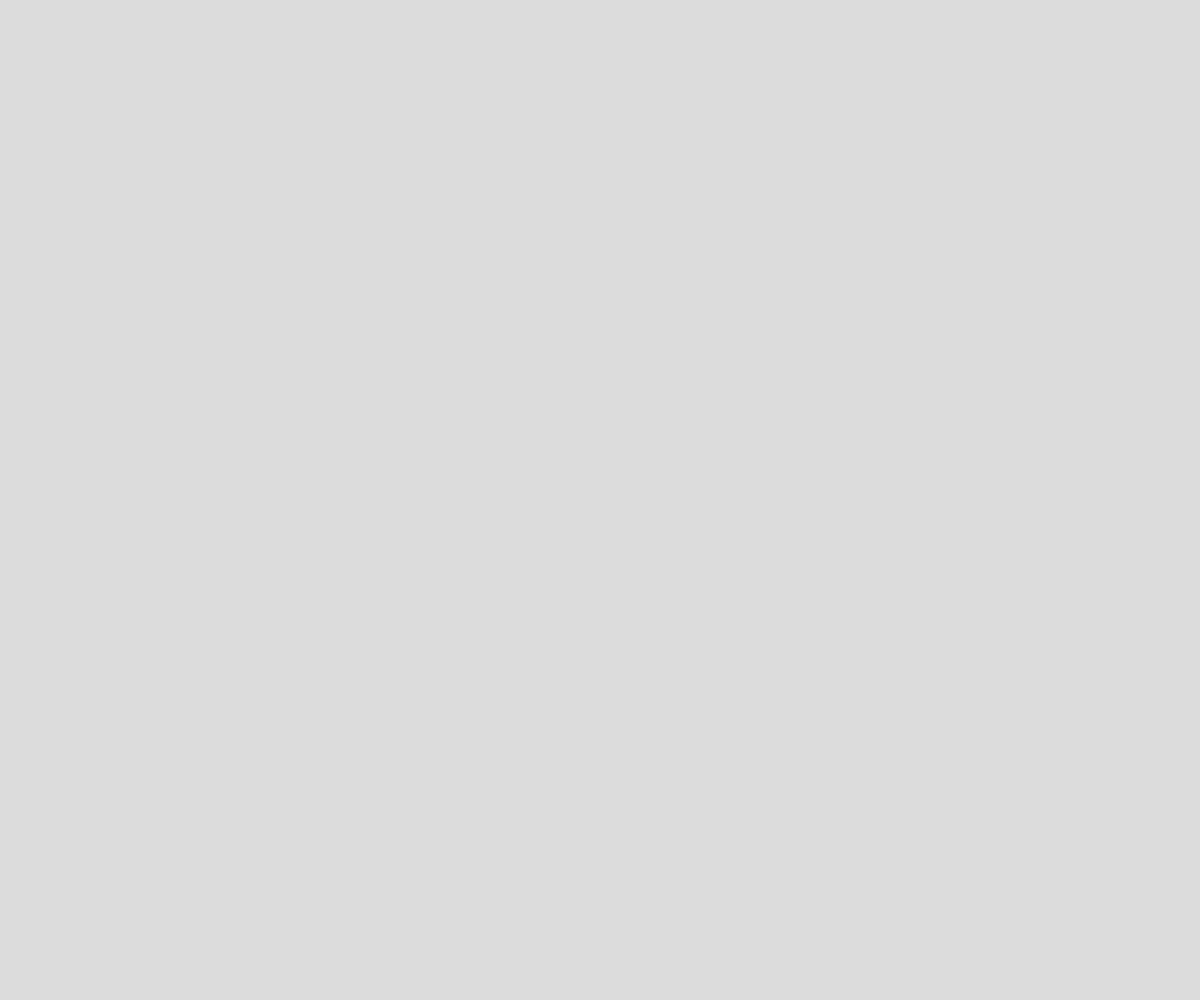
Frame 1 (no input)
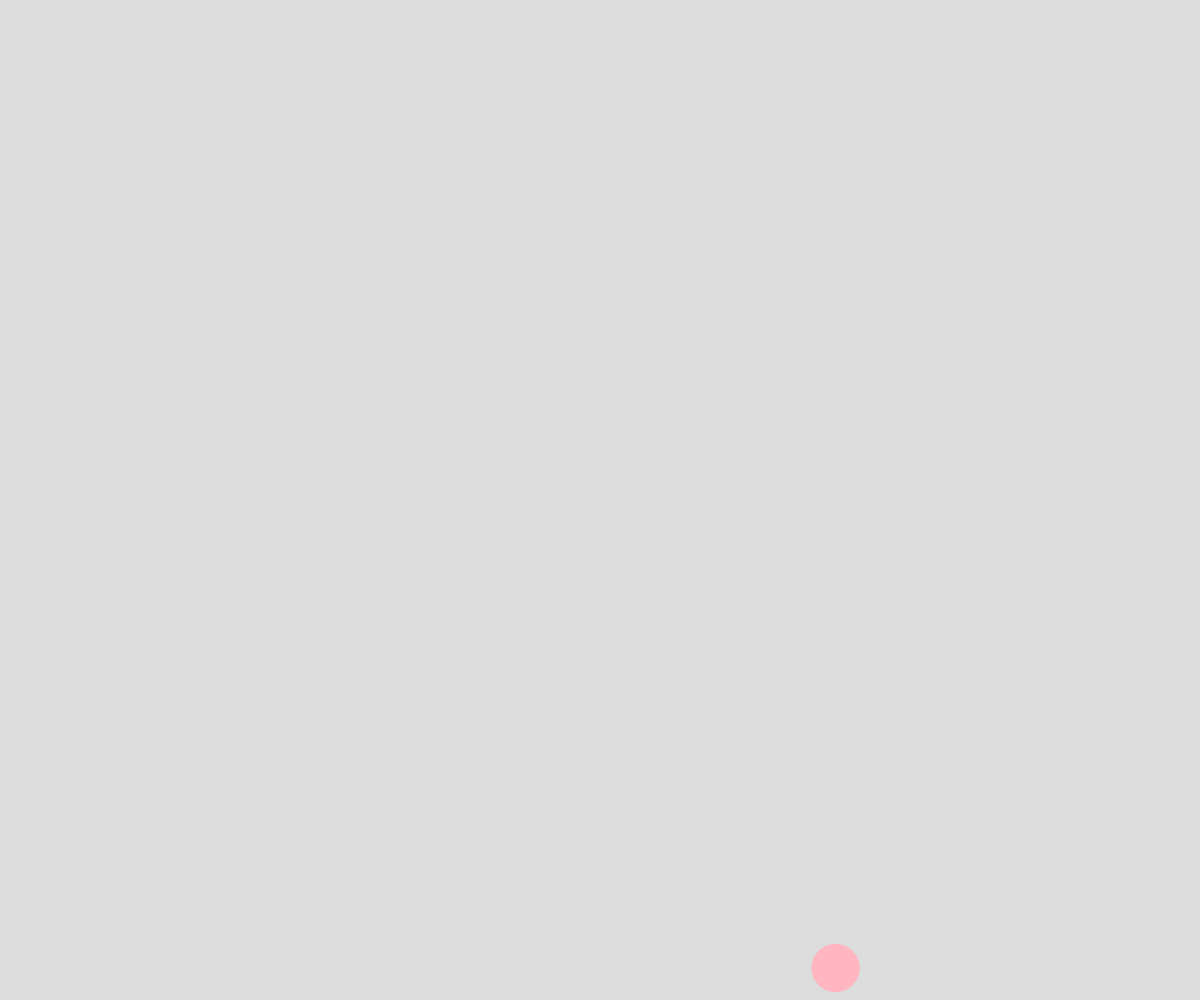
Frame 60 (no input)
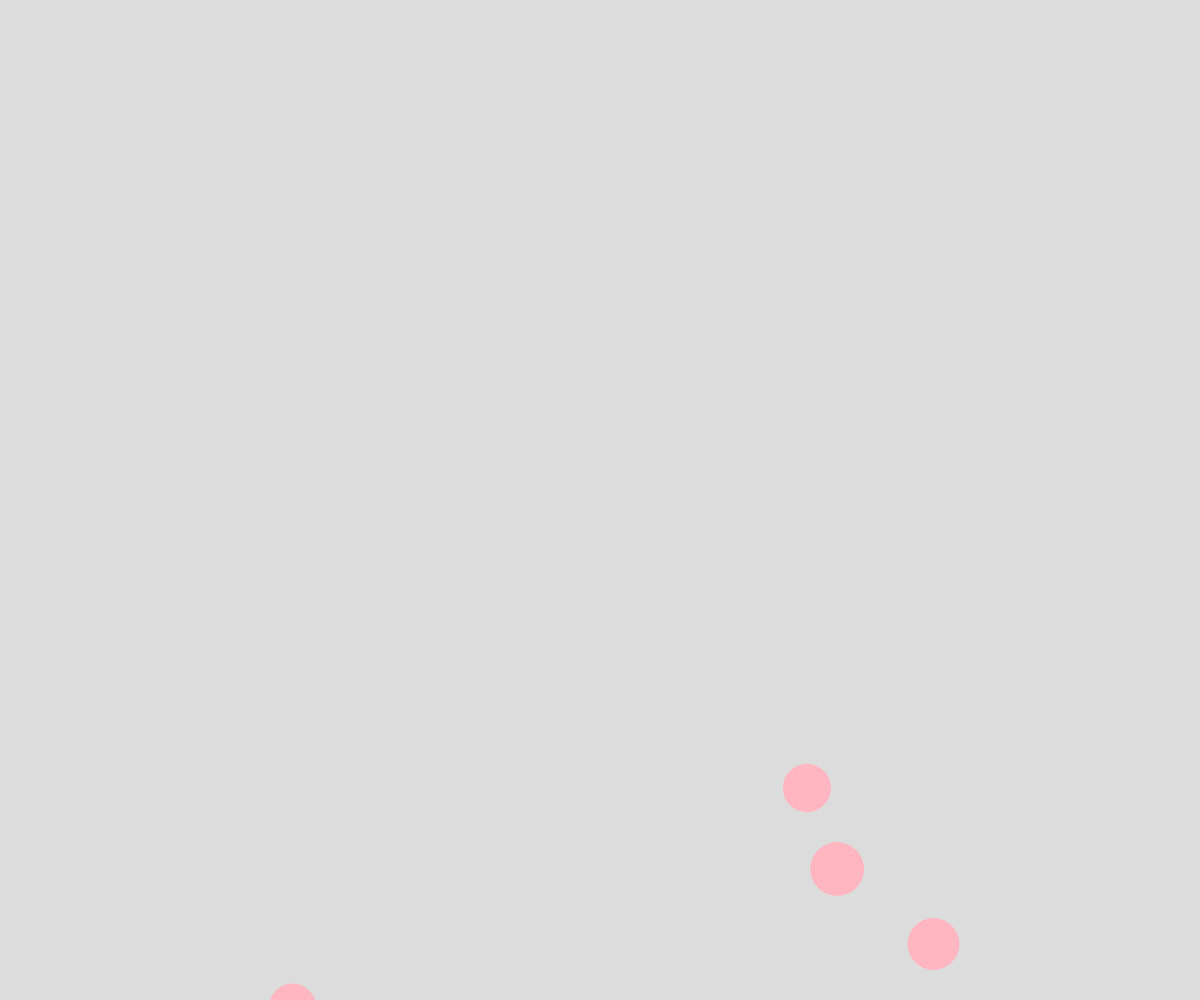
Frame 120 (the mouse pressed at the canvas centre since frame 60)

The p5.js sketch that drew these frames (run headless with seeded random() and noise() and a simulated clock; from frame 60 on, the mouse is pressed at the canvas centre):

// p5.js sketch
// ── sketch.js
// bubble OOP demo

let theBubbles = [];

function setup() {
  createCanvas(windowWidth, windowHeight);
  window.setInterval(spawnBubble, 500); //spawns bubbles ever half second
}

function draw() {
  background(220);
  for (i=theBubbles.length-1; i>=0; i--) {
    if (theBubbles[i].isPopped) {
      theBubbles.splice(i, 1);
    }
    else {
      theBubbles[i].move();
      theBubbles[i].display();
    } 
  }
}

function spawnBubble() {
  let someBubble = new Bubble();
  theBubbles.push(someBubble);
}

class Bubble {
  constructor() {
    this.x = random(width);
    this.y = height + 100;
    this.dx = 0;
    this.dy = -3;
    this.radius = random(20, 40);
    this.theta = 0;
    this.isAlive = true;
    this.whenDead = 0;
    this.waitTime = 1000;
    this.isPopped = false;
  }

  move() {
    if (this.y - this.radius > 0) {
      this.x += this.dx;
      this.y += this.dy;

      this.dx = map(noise(this.theta), 0, 1, -5, 5); //go anywhere from -5 to 5
      this.theta += 0.02;
    }
    //when bubble hits the top
    else if(this.isAlive) {
      this.isAlive = false;
      this.whenDead = millis();
    }
    //when stuck on top
    else {
      if (millis() > this.whenDead + this.waitTime) {
        this.isPopped = true;
      }
    } 
  }

  display() {
   if (!this.isPopped) {
    noStroke();
    fill("lightPink");
    ellipse(this.x, this.y, this.radius*2, this.radius*2);
   }   
  }
}
